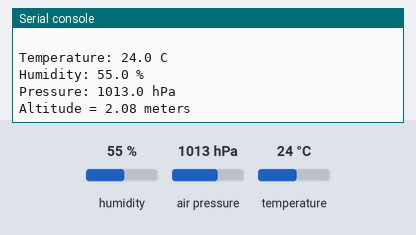
A program run on a simulated Raspberry Pi Pico running CircuitPython. Shown: the last lines printed to the serial console. The inputs (shaded band) are chosen by the test bench; at power-on: humidity 55 %, air pressure 1013 hPa, temperature 24 °C.

Above: at 1.2 s.
1.3 s: humidity set to 22 %
At 2.6 s:
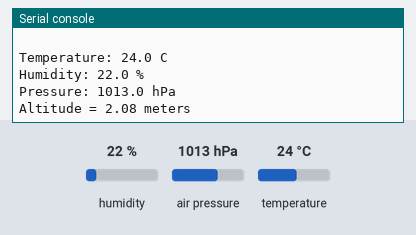
2.8 s: air pressure set to 952 hPa
At 4.2 s:
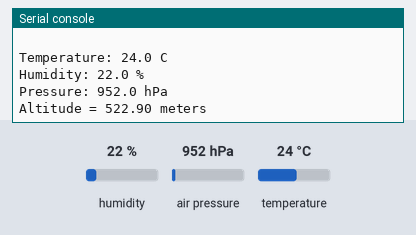

The program:

test-bme280.py
```python
import time
import board
import busio
from adafruit_bme280 import basic as adafruit_bme280

# инициализация шины i2c
i2c = busio.I2C(board.GP3, board.GP2)  # SCL, SDA
bme280 = adafruit_bme280.Adafruit_BME280_I2C(i2c, address=0x76)

bme280.sea_level_pressure = 1013.25

# опрос датчика в бесконечном цыкле
while True:
    print("\nTemperature: %0.1f C" % bme280.temperature)
    print("Humidity: %0.1f %%" % bme280.relative_humidity)
    print("Pressure: %0.1f hPa" % bme280.pressure)
    print("Altitude = %0.2f meters" % bme280.altitude)
    time.sleep(2)
```

Measured:
- after the input at 1.3 s, the serial console: prints a new line after 0.70 s (image 1)
- after the input at 2.8 s, the serial console: prints a new line after 1.2 s (image 2)
